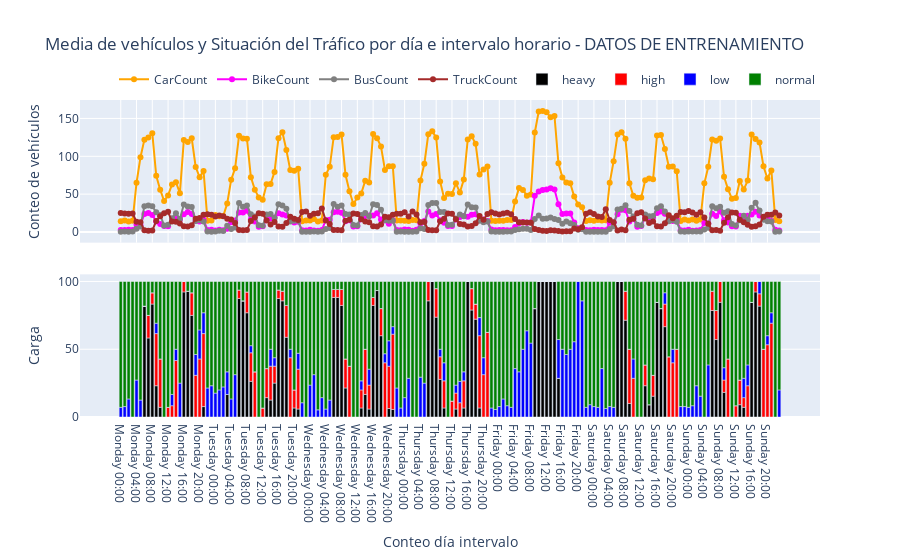

Notebook code cell kept with this figure:
### Code cell
# Crear un DataFrame a partir de los datos
df = pd.DataFrame(train_data_original, columns=["Time", "Day of the week", "CarCount", "BikeCount", "BusCount", "TruckCount", "Traffic Situation"])

# Convertir la columna "Time" a formato de hora
df["Time"] = pd.to_datetime(df["Time"], format='%I:%M:%S %p')

# Agrupar los datos por día de la semana y por intervalo de 4 horas
df["Day of the week"] = pd.Categorical(df["Day of the week"], categories=["Monday", "Tuesday", "Wednesday", "Thursday", "Friday", "Saturday", "Sunday"], ordered=True)
df["Hour"] = df["Time"].dt.floor('1H')
grouped = df.groupby(["Day of the week", "Hour"]).mean()
grouped_situation = df.groupby(["Day of the week", "Hour", "Traffic Situation"]).size().reset_index(name='Count')

# Agregar barras en la escala derecha para la situación de tráfico
pivot_data = grouped_situation.pivot(index=['Day of the week', 'Hour'], columns='Traffic Situation', values='Count')
pivot_data_percentage = pivot_data.div(pivot_data.sum(axis=1), axis=0) * 100

# Crear un gráfico con dos subtramas (una debajo de la otra)
fig = make_subplots(rows=2, cols=1, shared_xaxes=True, vertical_spacing=0.1)

# Definir colores para las barras de situación de tráfico
colors = {'low': 'blue', 'normal': 'green', 'high': 'red', 'heavy': 'black'}

# Definir colores para las líneas de conteo de vehículos
line_colors = {
    'CarCount': 'orange',  # Color para CarCount
    'BikeCount': 'magenta',  # Color para BikeCount
    'BusCount': 'grey',  # Color para BusCount
    'TruckCount': 'brown',  # Color para TruckCount
}

# Agregar la primera gráfica en la parte superior
for vehicle_type, color in line_colors.items():
    fig.add_trace(go.Scatter(
        x=grouped.index.get_level_values("Day of the week").astype(str) + ' ' + grouped.index.get_level_values("Hour").strftime('%H:%M'),
        y=grouped[vehicle_type],
        mode='lines+markers',
        name=vehicle_type,
        line=dict(color=color),
        showlegend=True 
    ), row=1, col=1)

# Configurar ejes y diseño de la primera gráfica
fig.update_yaxes(title_text="Conteo de vehículos", row=1, col=1)
fig.update_xaxes(showticklabels=False, row=1, col=1)

# Agregar la segunda gráfica en la parte inferior
for col in pivot_data_percentage.columns:
    fig.add_trace(go.Bar(
        x=pivot_data_percentage.index.map(lambda x: f"{x[0]} {x[1].strftime('%H:%M')}"),
        y=pivot_data_percentage[col],
        name=col,
        yaxis="y2",
        marker_color=colors[col],
        showlegend=True 
    ), row=2, col=1)

# Configurar ejes y diseño de la segunda gráfica
fig.update_xaxes(title_text="Conteo día intervalo", row=2, col=1)
fig.update_yaxes(title_text="Carga", secondary_y=False, row=2, col=1)

# Configurar leyendas y título de la figura
fig.update_layout(
    legend=dict(orientation="h", yanchor="bottom", y=1.02, xanchor="right", x=1),
    barmode='relative',
    title_text="Media de vehículos y Situación del Tráfico por día e intervalo horario - DATOS DE ENTRENAMIENTO"
)

fig.show()

### Figure 1 — Plotly figure (JSON) as saved in the notebook; plotly's stock layout.template omitted (floating-point values rounded to 4 significant figures; data arrays with more than 128 entries replaced by an {"elided": "..."} marker saying what was removed)
{"data": [{"line": {"color": "orange"}, "mode": "lines+markers", "name": "CarCount", "showlegend": true, "type": "scatter", "x": {"elided": "168 str values"}, "xaxis": "x", "y": {"elided": "168 float values"}, "yaxis": "y"}, {"line": {"color": "magenta"}, "mode": "lines+markers", "name": "BikeCount", "showlegend": true, "type": "scatter", "x": {"elided": "168 str values"}, "xaxis": "x", "y": {"elided": "168 float values"}, "yaxis": "y"}, {"line": {"color": "grey"}, "mode": "lines+markers", "name": "BusCount", "showlegend": true, "type": "scatter", "x": {"elided": "168 str values"}, "xaxis": "x", "y": {"elided": "168 float values"}, "yaxis": "y"}, {"line": {"color": "brown"}, "mode": "lines+markers", "name": "TruckCount", "showlegend": true, "type": "scatter", "x": {"elided": "168 str values"}, "xaxis": "x", "y": {"elided": "168 float values"}, "yaxis": "y"}, {"marker": {"color": "black"}, "name": "heavy", "showlegend": true, "type": "bar", "x": {"elided": "168 str values"}, "xaxis": "x2", "y": {"elided": "168 float values"}, "yaxis": "y2"}, {"marker": {"color": "red"}, "name": "high", "showlegend": true, "type": "bar", "x": {"elided": "168 str values"}, "xaxis": "x2", "y": {"elided": "168 float values"}, "yaxis": "y2"}, {"marker": {"color": "blue"}, "name": "low", "showlegend": true, "type": "bar", "x": {"elided": "168 str values"}, "xaxis": "x2", "y": {"elided": "168 float values"}, "yaxis": "y2"}, {"marker": {"color": "green"}, "name": "normal", "showlegend": true, "type": "bar", "x": {"elided": "168 str values"}, "xaxis": "x2", "y": {"elided": "168 float values"}, "yaxis": "y2"}], "layout": {"barmode": "relative", "legend": {"orientation": "h", "x": 1, "xanchor": "right", "y": 1.02, "yanchor": "bottom"}, "title": {"text": "Media de vehículos y Situación del Tráfico por día e intervalo horario - DATOS DE ENTRENAMIENTO"}, "xaxis": {"anchor": "y", "domain": [0, 1], "matches": "x2", "showticklabels": false}, "xaxis2": {"anchor": "y2", "domain": [0, 1], "title": {"text": "Conteo día intervalo"}}, "yaxis": {"anchor": "x", "domain": [0.55, 1], "title": {"text": "Conteo de vehículos"}}, "yaxis2": {"anchor": "x2", "domain": [0, 0.45], "title": {"text": "Carga"}}}}
